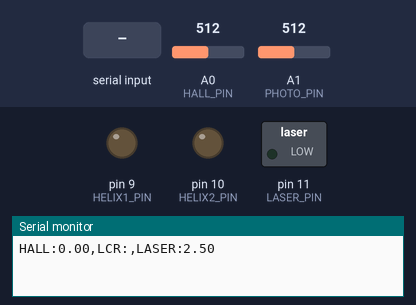
The sketch below on a simulated Arduino Uno, built with avr-gcc and run on an emulated ATmega328P. On the bench: switched loads named in the sketch (green lamp = pin HIGH), output pins drawn as LEDs (lit = HIGH), the last lines printed to the serial monitor. The test bench sets the inputs (shaded band); at power-on: A0 (HALL_PIN) = 512, A1 (PHOTO_PIN) = 512.

Above: at 1.2 s.
1.3 s: "D90\n" received over Serial
At 2.8 s:
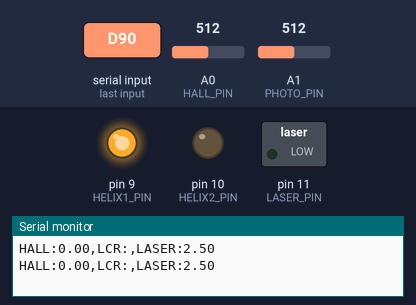
3.1 s: byte 65 ('A') received over Serial
At 8.2 s:
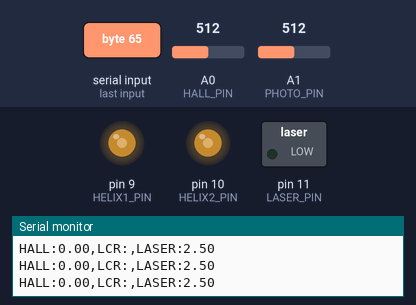
8.3 s: byte 68 ('D') received over Serial
At 10.0 s:
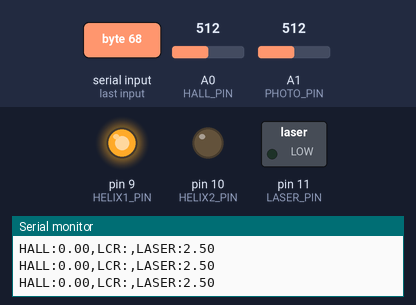
11.1 s: "L90\n" received over Serial
At 12.4 s:
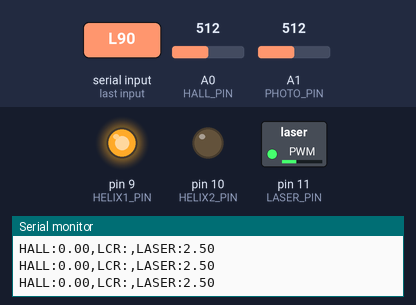
12.7 s: byte 79 ('O') received over Serial
At 15.4 s:
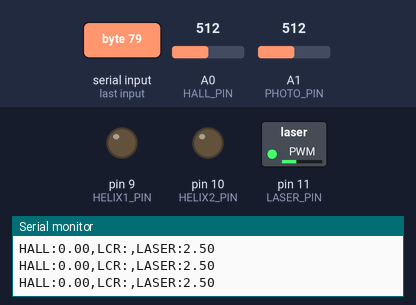
15.9 s: "A90\n" received over Serial
At 16.9 s:
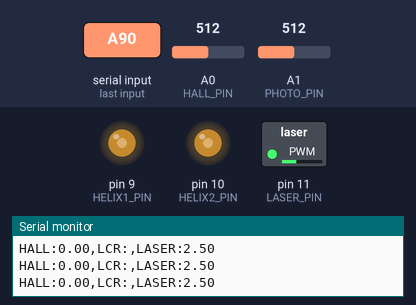
Timing chart, 0 to 18.5 s (numbered marks = the images above; inputs shaded):
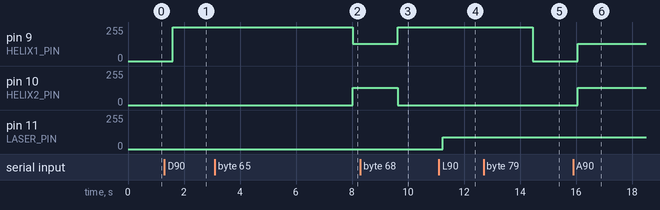

Measured:
- after the input at 1.3 s, pin 9 (HELIX1_PIN): 0/255 → 255/255 after 0.31 s
- after the input at 3.1 s, pin 9 (HELIX1_PIN): 255/255 → 128/255 after 4.9 s; pin 10 (HELIX2_PIN): 0/255 → 128/255 after 4.9 s
- after the input at 8.3 s, pin 9 (HELIX1_PIN): 128/255 → 255/255 after 1.3 s; pin 10 (HELIX2_PIN): 128/255 → 0/255 after 1.3 s
- after the input at 11.1 s, pin 11 (LASER_PIN): 0/255 → 90/255 after 0.14 s
- after the input at 12.7 s, pin 9 (HELIX1_PIN): 255/255 → 0/255 after 1.7 s
- after the input at 15.9 s, pin 9 (HELIX1_PIN), pin 10 (HELIX2_PIN): 0/255 → 128/255 after 0.15 s

The sketch:

toroid_arduino.ino
```cpp
#define HELIX1_PIN 9
#define HELIX2_PIN 10
#define HALL_PIN A0
#define LCR_TX 8
#define LCR_RX 7
#define LASER_PIN 11
#define PHOTO_PIN A1
#include <SoftwareSerial.h>
SoftwareSerial lcrSerial(LCR_RX, LCR_TX);

void setup() {
  pinMode(HELIX1_PIN, OUTPUT);
  pinMode(HELIX2_PIN, OUTPUT);
  pinMode(LASER_PIN, OUTPUT);
  pinMode(HALL_PIN, INPUT);
  pinMode(PHOTO_PIN, INPUT);
  lcrSerial.begin(9600);
  Serial.begin(9600);
}

void loop() {
  if (Serial.available() > 0) {
    char cmd = Serial.read();
    if (cmd == 'D') { analogWrite(HELIX1_PIN, 255); analogWrite(HELIX2_PIN, 0); }
    else if (cmd == 'A') { analogWrite(HELIX1_PIN, 128); analogWrite(HELIX2_PIN, 128); }
    else if (cmd == 'O') { analogWrite(HELIX1_PIN, 0); analogWrite(HELIX2_PIN, 0); }
    else if (cmd == 'L') { int pulse = Serial.parseInt(); analogWrite(LASER_PIN, pulse); }
  }
  int hallValue = analogRead(HALL_PIN);
  float magneticField = (hallValue - 512) * 0.00488;
  int photoValue = analogRead(PHOTO_PIN);
  float laserIntensity = photoValue * 0.00488;
  lcrSerial.println("L?");
  delay(100);
  String lcrData = lcrSerial.readStringUntil('\n');
  Serial.print("HALL:"); Serial.print(magneticField);
  Serial.print(",LCR:"); Serial.print(lcrData);
  Serial.print(",LASER:"); Serial.println(laserIntensity);
  delay(500);
}
```
